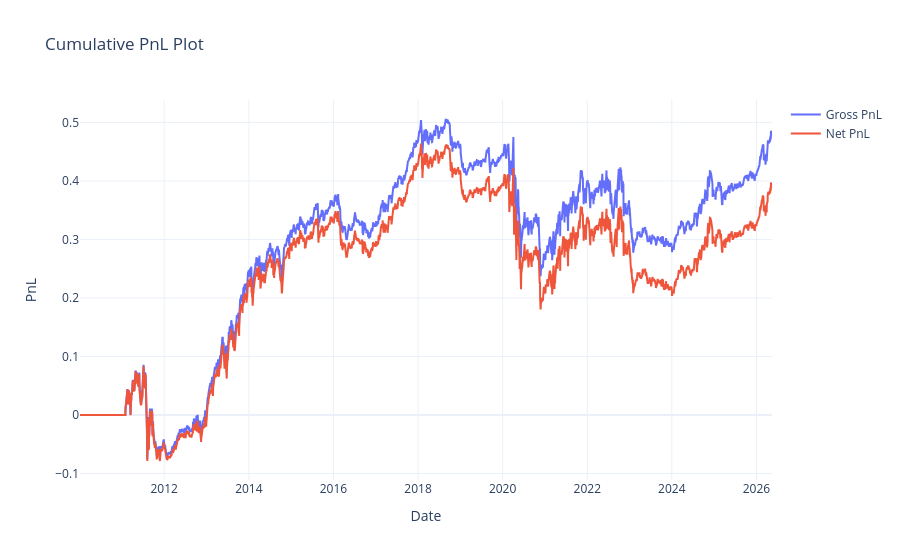

The cell this chart's notebook holds for it:
### Code cell
import pandas as pd
import numpy as np

# ==========================================
# Phase 4: Institutional Portfolio Construction
# ==========================================
print('Constructing institutional portfolio...')

# 1. Align unconstrained weights with the current universe 
raw_weights = df_unconstrained_weights * df_universe_5m

# 2. Monthly Resampling
monthly_target_weights = raw_weights.resample('BME').last()

# 3. Enforce the Unit Capital Constraint (GMV = 1)
gmv_monthly = monthly_target_weights.abs().sum(axis=1) + 1e-10
portfolio_monthly = monthly_target_weights.div(gmv_monthly, axis=0)

# 4. Enforce the Max Weight Constraint (10%)
portfolio_monthly = portfolio_monthly.clip(lower=-0.1, upper=0.1)

# Re-normalize after clipping
gmv_clipped = portfolio_monthly.abs().sum(axis=1) + 1e-10
portfolio_monthly = portfolio_monthly.div(gmv_clipped, axis=0)

# 5. Expand back to Daily Frequency, Align Shapes, and SHIFT
portfolio_daily = portfolio_monthly.reindex(returns.index).ffill()
portfolio_shifted = portfolio_daily.shift(1)

# ---> THE FIX: Drop duplicated columns from both the source and the target <---
portfolio_shifted = portfolio_shifted.loc[:, ~portfolio_shifted.columns.duplicated()]
unique_return_columns = returns.columns[~returns.columns.duplicated()]

# Force exact shape alignment with unique `returns` columns
portfolio_aligned = portfolio_shifted.reindex(columns=unique_return_columns, fill_value=0)

# 6. Apply the Universe Mask
# Make sure universe is also strictly unique for the multiplication
safe_universe = df_universe_5m.loc[:, ~df_universe_5m.columns.duplicated()]
portfolio_masked = portfolio_aligned * safe_universe

# 7. Final Daily Re-normalization
daily_gmv = portfolio_masked.abs().sum(axis=1) + 1e-10
portfolio_final = portfolio_masked.div(daily_gmv, axis=0)

# Clean up any NaNs created by shifting or dividing by zero
portfolio_final = portfolio_final.fillna(0)

print(f'Shape Check - Returns: {returns.loc[:, ~returns.columns.duplicated()].shape}, Universe: {safe_universe.shape}, Portfolio: {portfolio_final.shape}')
print('Portfolio construction complete. Ready for backtest.')

# ==========================================
# Phase 5: Execution
# ==========================================
# Call your backtest function!
# We pass the deduplicated returns and universe to ensure exact alignment
net_sharpe, pnl_series = backtest_portfolio(
    portfolio=portfolio_final, 
    returns=returns.loc[:, ~returns.columns.duplicated()], 
    universe=safe_universe, 
    plot_=True, 
    print_=True
)

### Figure 1 — Plotly figure (JSON) as saved in the notebook; plotly's stock layout.template omitted (floating-point values rounded to 4 significant figures; data arrays with more than 128 entries replaced by an {"elided": "..."} marker saying what was removed)
{"data": [{"mode": "lines", "name": "Gross PnL", "type": "scatter", "x": {"elided": "4117 str values"}, "y": {"elided": "4117 float values"}}, {"mode": "lines", "name": "Net PnL", "type": "scatter", "x": {"elided": "4117 str values"}, "y": {"elided": "4117 float values"}}], "layout": {"showlegend": true, "title": {"text": "Cumulative PnL Plot"}, "xaxis": {"title": {"text": "Date"}}, "yaxis": {"title": {"text": "PnL"}}}}
